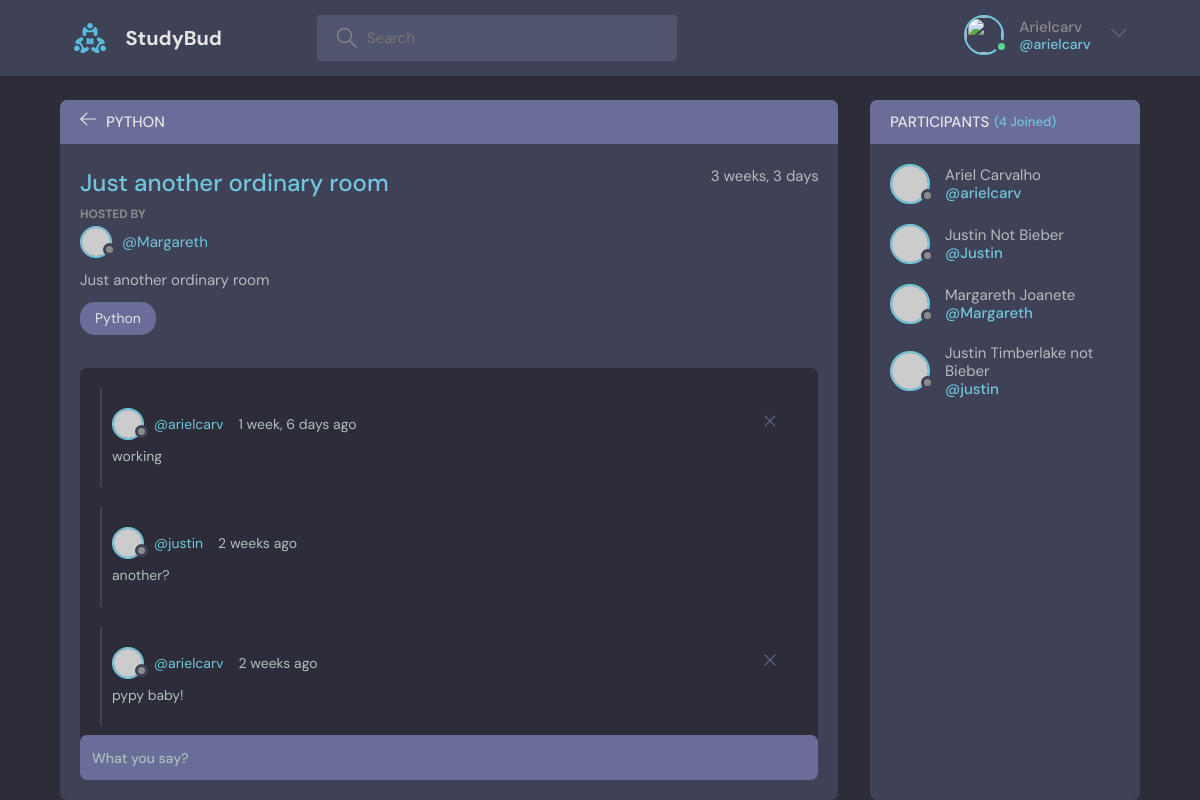
/room/2 (signed in), run on the app's committed database.
### general/models.py (models this page shows, shortened)
class Room(models.Model):
    host = models.ForeignKey(
        get_user_model(), on_delete=models.CASCADE, null=False, blank=False
    )
    topic = models.ForeignKey(Topic, on_delete=models.SET_NULL, null=True, blank=False)
    name = models.CharField(max_length=200)
    description = models.TextField(null=True, blank=True)
    participants = models.ManyToManyField(
        get_user_model(), related_name="participants", blank=True
    )
    created = models.DateTimeField(auto_now_add=True)
    updated = models.DateTimeField(auto_now=True)
    class Meta:
        ordering = ["-updated", "-created"]

class Topic(models.Model):
    name = models.CharField(max_length=200)
    description = models.TextField(null=True, blank=True)
    created = models.DateTimeField(auto_now_add=True)
    updated = models.DateTimeField(auto_now=True)
    def __str__(self):
        return self.name

class Message(models.Model):
    author = models.ForeignKey(get_user_model(), on_delete=models.CASCADE)
    room = models.ForeignKey(Room, on_delete=models.CASCADE)
    body = models.TextField()
    created = models.DateTimeField(auto_now_add=True)
    updated = models.DateTimeField(auto_now=True)
    class Meta:
        ordering = ["-updated", "-created"]

### general/views.py (the view, shortened to what this page needs)
# urls.py: path("room/<str:pk>", RoomView.as_view(), name="room"),
class RoomView(CustomLoginRequiredMixin, CreateView):
    form_class = MessageForm
    template_name = "general/room.html"
    context = {}
    success_message = "Message registered successfully"
    def get(self, request, pk):
        room = Room.objects.get(id=pk)
        room_messages = room.message_set.all().order_by("-created")
        participants = room.participants.all()
        context = {
            "room": room,
            "room_messages": room_messages,
            "participants": participants,
        }
        return render(self.request, "general/room.html", context)

### general/templates/general/room.html (shortened to what this page needs)
{% extends "main.html" %}
{% load static %}
{% block content %}
  <main class="profile-page layout layout--2">
    <div class="container">
      <div class="room">
        <div class="room__top">
          <div class="room__topLeft">
            <a href="{{ request.META.HTTP_REFERER|escape }}">
              <svg version="1.1" xmlns="http://www.w3.org/2000/svg" width="32" height="32" viewBox="0 0 32 32">
                <title>arrow-left</title>
                <path
                  d="M13.723 2.286l-13.723 13.714 13.719 13.714 1.616-1.611-10.96-10.96h27.625v-2.286h-27.625l10.965-10.965-1.616-1.607z"
                ></path>
              </svg>
            </a>
            <h3>{{ room.name }}</h3>
          </div>
        </div>
        <div class="room__box scroll">
          <div class="room__header scroll">
            <div class="room__info">
              <h3>{{ room.description }}</h3>
              <span>{{ room.created|timesince }}</span>
            </div>
            <div class="room__hosted">
              <p>Hosted By</p>
              <a href="{% url 'profile' room.host.id %}" class="room__author">
                <div class="avatar avatar--small">
                  <img src="https://randomuser.me/api/portraits/men/37.jpg"/>
                </div>
                <span>@{{ room.host }}</span>
              </a>
            </div>
            <div class="room__details">
              {{ room.description }}
            </div>
            <span class="room__topics">{{ room.topic }}</span>
          </div>
          <div class="room__conversation">
            <div class="threads scroll">
              {% for message in room_messages %}
                <div class="thread">
                  <div class="thread__top">
                    <div class="thread__author">
                      <a href="{% url 'profile' message.author.id %}" class="thread__authorInfo">
                        <div class="avatar avatar--small">
                          <img src="https://randomuser.me/api/portraits/men/37.jpg"/>
                        </div>
                        <span>@{{ message.author }}</span>
                      </a>
                      <span class="thread__date">{{ message.created|timesince }} ago</span>
                    </div>
                    <div class="thread__delete">
                      {% if request.user == message.author %}
                        <a href="{% url 'delete-message' message.id %}">
                          <svg version="1.1" xmlns="http://www.w3.org/2000/svg" width="32" height="32"
                               viewBox="0 0 32 32">
                            <title>delete</title>
                            <path
                              d="M27.314 6.019l-1.333-1.333-9.98 9.981-9.981-9.981-1.333 1.333 9.981 9.981-9.981 9.98 1.333 1.333 9.981-9.98 9.98 9.98 1.333-1.333-9.98-9.98 9.98-9.981z"
                            ></path>
                          </svg>
                        </a>
                      {% endif %}
                    </div>
                  </div>
                  <div class="thread__details">
                    {{ message.body }}
                  </div>
                </div>
              {% endfor %}
            </div>
          </div>
        </div>
        {% if request.user.is_authenticated %}
          <div class="room__message">
            <form method="POST" action="">
              <label for="body">
                <input type="text" id="body" name="body" placeholder="What you say?">
              </label>
            </form>
          </div>
        {% endif %}
      </div>
      <div class="participants">
        <h3 class="participants__top">Participants <span>({{ participants.count }} Joined)</span></h3>
        <div class="participants__list scroll">
          {% for participant in participants %}
            <a href="{% url 'profile' participant.id %}" class="participant">
              <div class="avatar avatar--medium">
                <img src="https://randomuser.me/api/portraits/men/37.jpg" alt="Participant profile picture"/>
              </div>
              <p>
                {{ participant.get_full_name|default:participant.username }}
                <span>@{{ participant.username }}</span>
              </p>
            </a>
          {% endfor %}
        </div>
      </div>
    </div>
  </main>
{% endblock content %}

### templates/components/navbar.html (shortened to what this page needs)
{% load static %}
{% block css %}
  <link rel="stylesheet" href="{% static 'style/navbar.css' %}">
{% endblock %}
<header class="header deaher--loggedIn">
  <div class="container">
    <a href="{% url 'home' %}" class="header__logo">
      <img src="{% static 'img/logo.svg' %}" alt="Logo"/>
      <h1>StudyBud</h1>
    </a>
    <form class="header__search" method="GET" action="{% url 'home' %}">
      <label>
        <input type="text" name="query" placeholder="Search"/>
      </label>
    </form>
    <nav class="header__menu">
      {% if request.user.is_authenticated %}
        <div class="header__user">
          <a href="{% url 'profile' request.user.id %}">
            <div class="avatar avatar--medium active">
              <img src="https://api.lorem.space/image/face?w=100&h=100"/>
            </div>
            <p>
              {{ request.user.username|capfirst }}
              <span>@{{ request.user.username }}</span>
            </p>
          </a>
          <button class="dropdown-button">
            <svg
              xmlns="http://www.w3.org/2000/svg"
              width="32"
              height="32"
              viewBox="0 0 32 32"
            >
              <title>chevron-down</title>
              <path d="M16 21l-13-13h-3l16 16 16-16h-3l-13 13z"></path>
            </svg>
          </button>
        </div>
      {% else %}
        <a href="{% url 'login' %}">
          <img src="{% static 'img/avatar.svg' %}"/>
          <p>Login</p>
        </a>
      {% endif %}
    </nav>
  </div>
</header>

### general/static/style/navbar.css (style rules this page uses)
.header { padding: 1.5rem; background-color: var(--color-dark); }
.header > .container { display: flex; gap: 9.5rem; }
.header__logo, .header__user { display: flex; gap: 2rem; align-items: center; }
.header__logo > img { height: 3.2rem; width: 3.2rem; }
.header__logo > h1 { font-weight: 700; font-size: 2rem; color: var(--color-light); }
.header__search > label { background-color: var(--color-dark-medium); padding: 1.3rem 1rem; display: flex; align-items: center; gap: 1rem; border-radius: 4px; }
.header__search svg { fill: var(--color-gray); width: 2rem; height: 2rem; margin-left: 1rem; }
.header__search input { width: 30rem; background: transparent; border: none; outline: none; color: var(--color-light); }
.header__menu { margin-left: auto; position: relative; }
.header__menu a { display: flex; gap: 1.5rem; align-items: center; font-weight: 500; text-decoration: none; color: var(--color-gray); }
.header__menu img { height: 3.6rem; }
.header__menu p { line-height: 1.2; }
.header__menu span { color: var(--color-main); font-weight: 500; font-size: 1.4rem; display: block; }
.header__menu svg { width: 1.6rem; height: 1.6rem; fill: var(--color-dark-light); }
.dropdown-button { background: transparent; border: 0; outline: 0; cursor: pointer; }

### data on the page
Room: name "PYTHON", description "Just another ordinary room", created "3 weeks, 3 days", host "Margareth", topic "Python"
Message: author "arielcarv", created "1 week, 6 days", body "working"
Message: author "justin", created "2 weeks", body "another?"
Message: author "arielcarv", created "2 weeks", body "pypy baby!"

### other printed values
{{ request.user.username|capfirst }} "Arielcarv"
{{ request.user.username }} "arielcarv"
{{ participants.count }} "4"
{{ participant.get_full_name|default:participant.username }} "Ariel Carvalho"
{{ participant.username }} "arielcarv"
{{ participant.get_full_name|default:participant.username }} "Justin Not Bieber"
{{ participant.username }} "Justin"
{{ participant.get_full_name|default:participant.username }} "Margareth Joanete"
{{ participant.username }} "Margareth"
{{ participant.get_full_name|default:participant.username }} "Justin Timberlake not Bieber"
{{ participant.username }} "justin"
